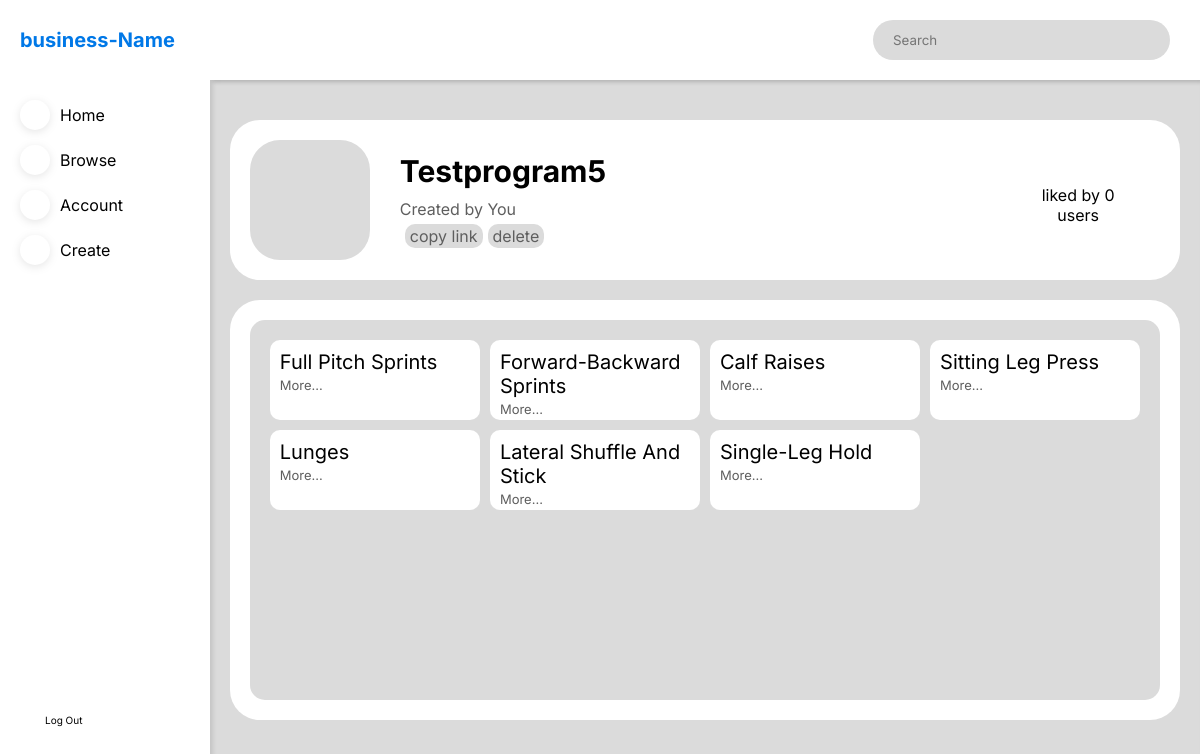
The app's page /program/6 with its own data.
### website/models.py (models this page shows)
class Program(db.Model):
    id = db.Column(db.Integer, primary_key=True)
    name = db.Column(db.String(150), nullable=False)
    user_id = db.Column(db.Integer, db.ForeignKey('user.id'), nullable=False)
    description = db.Column(db.String(3000))
    exercises = db.relationship(
        'Exercise', secondary=ExerciseProgram, backref='Exercisess')

@dataclass
class Exercise(db.Model):
    id: int
    name: str
    type_id: int
    link: str
    Instructions: str
    id = db.Column(db.Integer, primary_key=True)
    name = db.Column(db.String(150), nullable=False)
    type_id = db.Column(db.Integer, db.ForeignKey('type.id'), nullable=False)
    link = db.Column(db.String(1000))
    Instructions = db.Column(db.String(1000))

### website/dashboard.py (the view)
@dashboard.route('/program/<int:id>')
def program(id):
    user = 'pippin'
    program_info = db.session.query(
        Program.id, Program.name, Program.description, User.username).join(User).filter(Program.id == id).first()
    if not program_info:
        abort(404)
    exercises = Program.query.filter(Program.id == id).first().exercises
    user_id = db.session.query(User.id).filter(User.username == user).first()
    user_like = db.session.query(FavoriteProgram).filter(
        (FavoriteProgram.columns.user_id == int(user_id[0])) & (FavoriteProgram.columns.program_id == int(id))).first()
    if user_like:
        liked_by_user = True
    else:
        liked_by_user = False
    likes = db.session.query(FavoriteProgram).filter(
        (FavoriteProgram.columns.program_id == int(id))).count()
    return render_template('program.html', username=user, program_info=program_info, exercises=exercises, liked_by_user=liked_by_user, likes=likes)

### website/templates/program.html (shortened to what this page needs)
{% extends 'dashboard_template.html' %}
{% block content %}
<div class="dashboard-body-element dashboard-body-first dashboard-body-program-first">
    <div class="dashboard-body-icon dashboard-body-tag">
        <span class="iconify" data-icon="akar-icons:folder"></span>
    </div>
    <div class='dashboard-program-info-wrapper'>
        <div class="dashboard-body-tag dashboard-body-tag-info">
            <p>{{program_info[1] | capitalize}}</p>
            {% if program_info[3] == username %}
            <p>Created by You</p>
            <div class="dashboard-program-info-settings">
                <a id='dashboard-program-info-settings-copylink'>copy link</a>
                <a id='dashboard-program-info-settings-deletepost'> delete</a>
            </div>
            {% else %}
            <p>Created by {{program_info[3]}} </p>
            {% endif %}
        </div>
        <div class="dashboard-body-tag dashboard-program-actions-wrapper">
            <div class="dashboard-program-actions dashboard-program-actions-likes">
                {% if liked_by_user == True %}
                <div class=" dashboard-program-actions-like-icon" id='dashboard-program-actions-like-icon'>
                    <span class="iconify" id='dashboard-program-actions-liked' data-icon="ci:heart-fill"></span>
                    <span class="iconify dashboard-program-actions-disabled" id='dashboard-program-actions-notliked'
                        data-icon="ci:heart-outline"></span>
                </div>
                {% if likes > 1 %}
                <p id='dashboard-program-actions-like-text'>Liked by you and {{likes}} others</p>
                {% else %}
                <p id='dashboard-program-actions-like-text'>liked by you</p>
                {% endif %}
                {% else %}
                <p id='dashboard-program-actions-like-text'>liked by {{likes}} users</p>
                {% endif %}
            </div>
        </div>
    </div>
</div>
<div class="dashboard-body-element dashboard-program-exercises-wrapper">
    <div class="dashboard-program-exercises">
        {% for exercise in exercises%}
        <div class="dashboard-program-exercise">
            <p class="dashboard-create-modal-exercisesbody-title">{{exercise.name}}</p>
            <a class="dashboard-create-modal-exercisesbody-link"
                onclick="location.href='/exercise/{{exercise.id}}';">more...</a>
        </div>
        {% endfor %}
    </div>
</div>
{% endblock %}

### website/templates/dashboard_template.html (shortened to what this page needs)
<!DOCTYPE html>
<html lang="en">
<head>
    <link rel="stylesheet" href="{{ url_for('static', filename = 'styles.css') }}" />
</head>
<body>
    <div class="dashboard-wrapper">
        <div class="dashboard-navtop">
            <form method="POST" class="dashboard-navsearch" id='dashboard-navsearch'>
                <input type="text" placeholder="Search" />
            </form>
        </div>
        <div class="dashboard-nav-sticky dashboard-navleft">
            <div class="dashboard-navlogo">
                <p>business-Name</p>
            </div>
            <ul class="dashboard-navnavigation">
                <li>
                    <div id='dashboard-nav-home' class="dashboard-nav-navelement"
                        onclick="location.href = '/dashboard';">
                        <div id='dashboard-nav-home-icn' class="dashboard-nav-navelement-icn">
                        </div>
                        <p>Home</p>
                    </div>
                </li>
                <li>
                    <div id='dashboard-nav-browse' class="dashboard-nav-navelement"
                        onclick="location.href = '/browse';">
                        <div id='dashboard-nav-browse-icn' class="dashboard-nav-navelement-icn">
                        </div>
                        <p>Browse</p>
                    </div>
                </li>
                <li>
                    <div id='dashboard-nav-account' class="dashboard-nav-navelement"
                        onclick="location.href = '/account';">
                        <div id='dashboard-nav-account-icn' class="dashboard-nav-navelement-icn">
                        </div>
                        <p>Account</p>
                    </div>
                </li>
                <li>
                    <div id='dashboard-nav-create' class="dashboard-nav-navelement"
                        onclick="location.href = '/create';">
                        <div id='dashboard-nav-create-icn' class="dashboard-nav-navelement-icn">
                        </div>
                        <p>Create</p>
                    </div>
                </li>
            </ul>
            <a class="dashboard-navlogout" href="/signout">
                <span class="iconify" data-icon="ooui:log-out-ltr"></span> Log Out</a>
        </div>
        <div class="dashboard-body">{% block content %} {% endblock %}</div>
    </div>
</body>
</html>

### website/static/styles.css (style rules this page uses)
* { padding: 0; margin: 0; box-sizing: border-box; font-family: "Inter", "Poppins"; }
:root { --main-color: #0078e7; --secondary-color: #dbdbdb; --background-colour: #ffffff; --text-color-1: #000000; --text-color-2: #5e5e5e; --text-color-3: #ffffff; }
html { scroll-behavior: smooth; }
.dashboard-wrapper { display: grid; grid-template: "lefthead tophead" "lefthead body"; grid-template-columns: max(200px, 17.5%) auto; grid-template-rows: max(80px, 10%) auto; height: 100vh; width: 100vw; }
.dashboard-navtop { grid-area: tophead; position: sticky; top: 0; height: max(80px, 10%); background-color: var(--background-colour); display: flex; align-items: center; box-shadow: 3px 2px 4px rgb(0 0 0 / 10%); }
.dashboard-navsearch { margin-right: 30px; margin-left: auto; background-color: var(--secondary-color); display: flex; align-items: center; justify-content: space-between; height: 40px; width: 30%; border-radius: 20px; }
.dashboard-navsearch input { background-color: rgba(0, 0, 0, 0); border: none; width: 80%; margin-left: 20px; }
.dashboard-body { grid-area: body; background-color: var(--secondary-color); box-shadow: inset 3px 2px 4px rgba(0, 0, 0, 0.1); height: auto; width: 100%; padding-bottom: 20px; }
.dashboard-navleft { grid-area: lefthead; position: fixed; top: 0; background-color: var(--background-colour); height: 100%; display: grid; grid-template-rows: 10% 70% auto; width: max(200px, 17.5%); }
.dashboard-navlogo { grid-row: 1; font-size: 20px; color: var(--main-color); display: flex; align-items: center; margin-left: 20px; font-weight: bold; }
.dashboard-navnavigation { grid-row: 2; list-style: none; margin-left: 20px; margin-top: 20px; }
.dashboard-nav-navelement { display: flex; align-items: center; margin-bottom: 15px; }
.dashboard-nav-navelement-icn { border-radius: 50%; background-color: var(--background-colour); filter: drop-shadow(0px 2px 4px rgba(0, 0, 0, 0.1)); height: 30px; width: 30px; display: flex; justify-content: center; align-items: center; margin-right: 10px; color: var(--main-color); }
.dashboard-navlogout { grid-row: 3; bottom: 0; font-size: 10px; text-decoration: none; color: var(--text-color-1); display: flex; align-items: center; margin-left: 20px; }
.dashboard-navlogout .iconify { width: 20px; height: 20px; margin-right: 5px; }
.dashboard-body-first { margin-top: 40px; }
.dashboard-body-element { width: 96%; margin-left: auto; margin-right: auto; background-color: var(--background-colour); padding: 20px; border-radius: 30px; }
.dashboard-body-tag-info p:not(:first-child) { color: var(--text-color-2); }
.dashboard-body-icon { height: 120px; width: 120px; background-color: var(--secondary-color); border-radius: 30px; display: flex; align-items: center; justify-content: center; }
.dashboard-body-icon .iconify { width: 60%; height: 60%; color: var(--text-color-2); }
.dashboard-body-tag p:first-child { margin-bottom: 10px; }
.dashboard-body-tag-info p:first-child { font-size: 30px; font-weight: bold; }
.dashboard-body-program-first { display: flex; align-items: center; }
.dashboard-program-info-wrapper { display: flex; align-items: center; justify-content: space-between; width: 80%; margin-left: 30px; height: 120px; }
.dashboard-program-info-settings { margin-top: 5px; display: flex; align-items: center; color: var(--text-color-2); }
.dashboard-program-info-settings a { background-color: var(--secondary-color); color: var(--text-color-2); border-radius: 10px; margin-left: 5px; padding: 2px 5px; text-decoration: none; }
.dashboard-program-actions-wrapper { display: flex; gap: 5%; }
.dashboard-program-actions { display: flex; flex-direction: column; align-items: center; gap: 10px; width: 100px; height: 100%; text-align: center; }
.dashboard-program-exercises-wrapper { margin-top: 20px; height: 60%; min-height: 400px; }
.dashboard-program-exercises { height: 100%; width: 100%; border-radius: 15px; padding: 20px; background-color: var(--secondary-color); display: grid; grid-template-columns: 1fr 1fr 1fr 1fr; grid-template-rows: auto; grid-row-gap: 10px; grid-column-gap: 10px; grid-template-rows: repeat(auto-fill, 80px); overflow: scroll; }
.dashboard-program-exercise { background-color: var(--background-colour); height: 80px; width: 100%; padding: 10px; border-radius: 10px; text-transform: capitalize; }
.dashboard-create-modal-exercisesbody-title { font-size: 20px; }
.dashboard-create-modal-exercisesbody-link { color: var(--text-color-2); font-size: 13px; }

### records on screen
Program: name "Testprogram5"
Exercise: name "Full Pitch Sprints"
Exercise: name "Forward-Backward Sprints"
Exercise: name "Calf Raises"
Exercise: name "Sitting Leg Press"
Exercise: name "Lunges"
Exercise: name "Lateral Shuffle And Stick"
Exercise: name "Single-Leg Hold"

### other values on screen
{{ likes }} "0"
